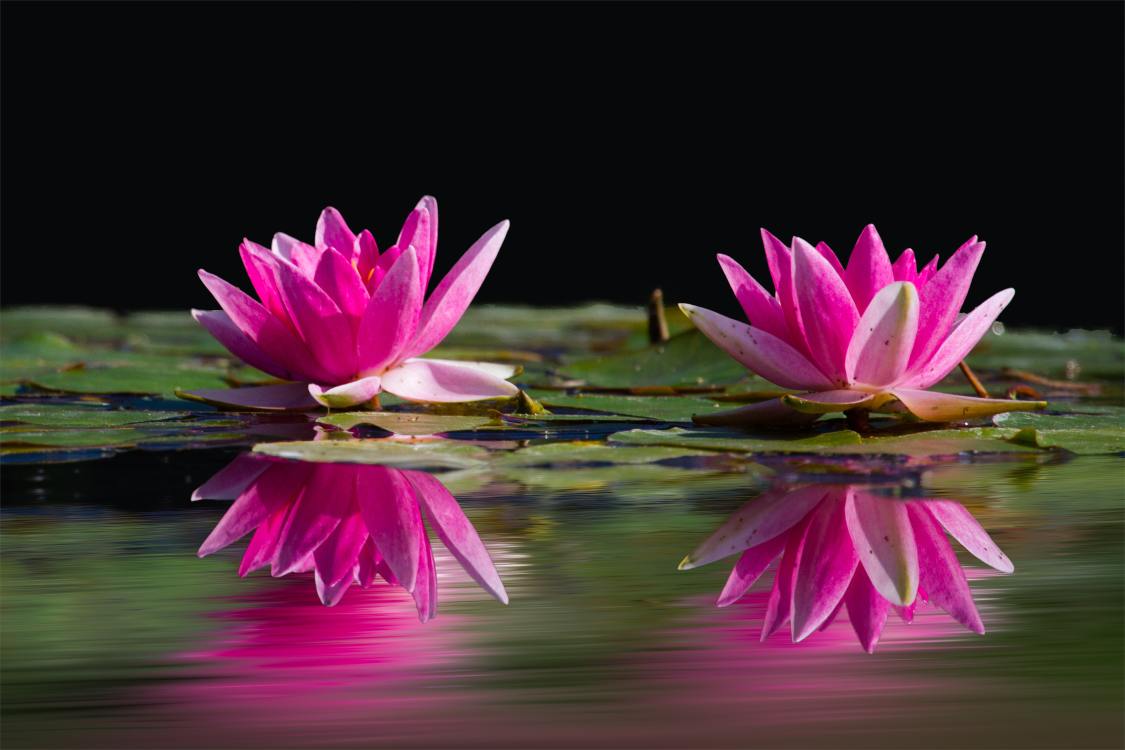
#> input picture water-lilies.jpeg, 4500 x 3000 px (shown at 1/4 size)
$ python colors.py
#> lines starting #> are read from the running program, lines starting #| are printed output that depends on the picture
from PIL import Image

# RGB values for recoloring.
darkBlue = (0, 51, 76)
red = (217, 26, 33)
lightBlue = (112, 150, 158)
yellow = (252, 227, 166)
snow = 	(255, 240, 245)
pink = (255, 228, 225)
x = (0, 51, 76)
y = (217, 26, 33)
q = (112, 150, 158)
p = (252, 227, 166)

# Import image.
my_image = Image.open("water-lilies.jpeg"); #change IMAGENAME to the path on your computer to the image you're using
#> my_image is the input picture: PIL image 4500x3000 RGB; mean R, G, B 70.3, 44.6, 51.2
image_list = my_image.getdata() #each pixel is represented in the form (red value, green value, blue value, transparency). You don't need the fourth value.
image_list = list(image_list) #Turns the sequence above into a list. The list can be iterated through in a loop.
#> image_list = 13500000 items

recolored = [] #list that will hold the pixel data for the new image.

#YOUR CODE to loop through the original list of pixels and build a new list based on intensity should go here.

for pixel in image_list:
    intensity = pixel[0] + pixel[1] + pixel [2]

    if intensity < 127:
        recolored.append(lightBlue)

    elif intensity >= 127 and intensity <200:
        recolored.append(darkBlue)

    elif intensity >=200 and intensity <350:
        recolored.append(snow)

    elif intensity >=350:
        recolored.append(pink)
#> this loop made 13500000 passes
#> (pixel, intensity) on passes 1 to 3: ((100, 100, 102), 302), ((74, 74, 76), 224), ((75, 75, 77), 227)
#> after the loop, recolored = 13500000 items


# Create a new image using the recolored list. Display and save the image.
new_image = Image.new("RGB", my_image.size) #Creates a new image that will be the same size as the original image.
#> new_image: PIL image 4500x3000 RGB; every value is 0
new_image.putdata(recolored) #Adds the data from the recolored list to the image.
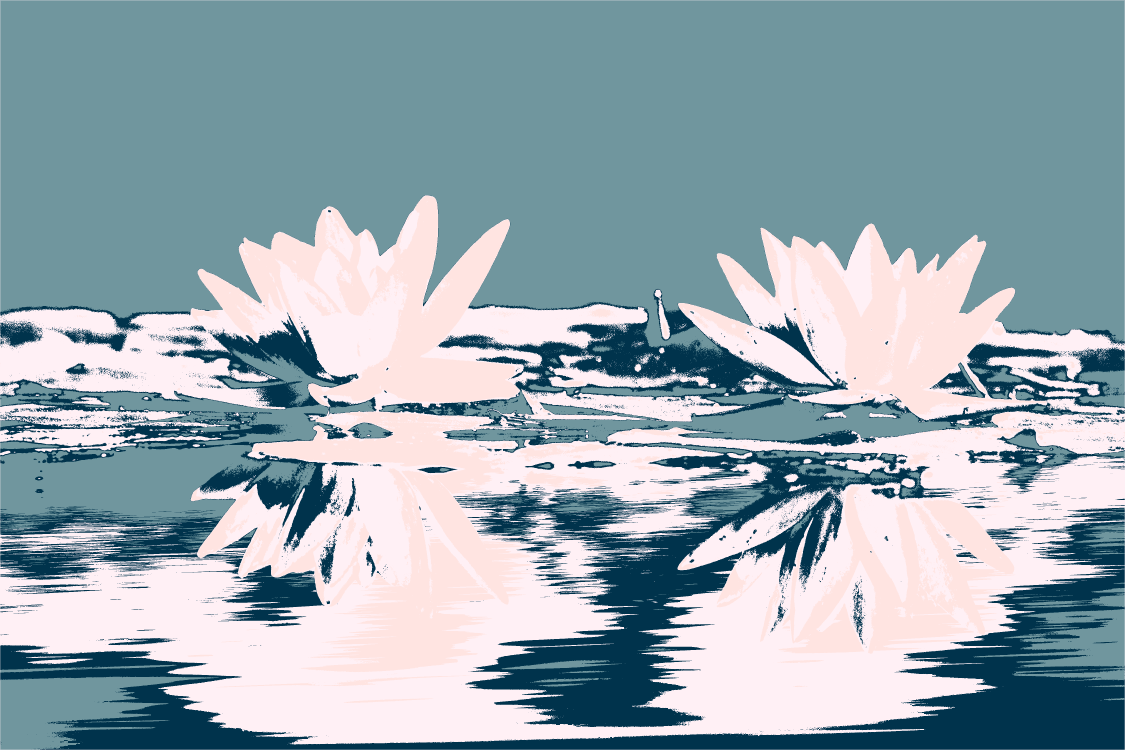
#> new_image: PIL image 4500x3000 RGB (shown at 1/4 size); mean R, G, B 148.9, 167.2, 176
new_image.show() #show the new image on the screen
new_image.save("recolored.jpg", "jpeg") #save the new image as "recolored.jpg"

$ run again, with IMG_6287.JPG copied over water-lilies.jpeg
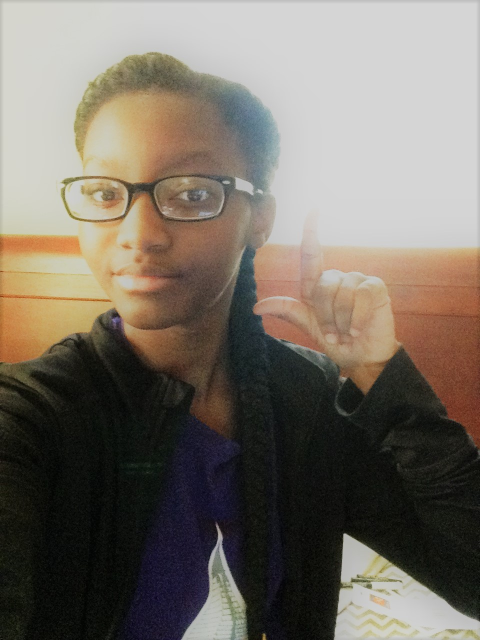
#> input picture IMG_6287.JPG, 960 x 1280 px (shown at 1/2 size)
#> my_image is the input picture: PIL image 960x1280 RGB; mean R, G, B 119.4, 111.7, 101.8
#> image_list = 1228800 items
#> the loop `for pixel in image_list:` made 1228800 passes
#> (pixel, intensity) on passes 1 to 3: ((181, 181, 173), 535), ((182, 182, 174), 538), ((184, 184, 176), 544)
#> `new_image.putdata(recolored)`:
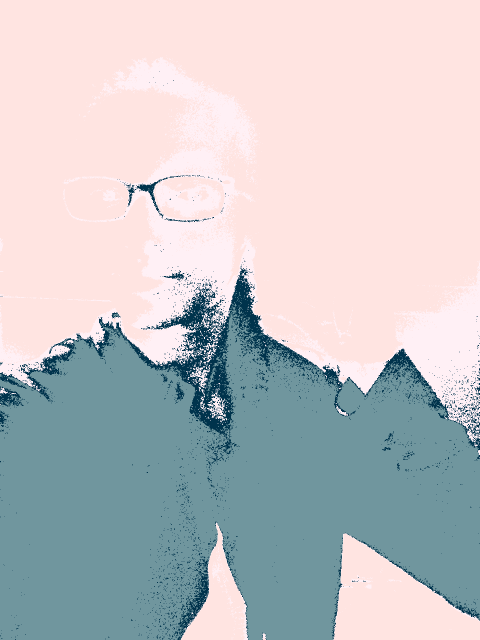
#> new_image: PIL image 960x1280 RGB (shown at 1/2 size); mean R, G, B 193, 193.9, 196.9
